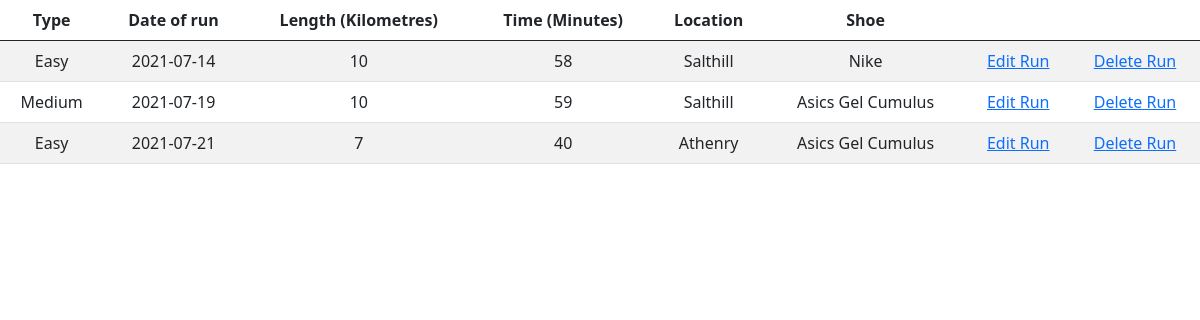
/runs/data, run on the app's committed database.
### Model/Run.py (models this page shows, shortened)
class Run(db.Model):
    __tablename__ = 'runs'
    id = db.Column('run_id', db.Integer, primary_key = True)
    length = db.Column(db.String(50))
    location = db.Column(db.Integer, ForeignKey('runlocation.runlocation_id'))
    time = db.Column(db.String(10))
    shoe = db.Column(db.Integer, ForeignKey('shoes.shoe_id'))
    date = db.Column(db.String(10))
    typeofrun = db.Column(db.Integer, ForeignKey('runtype.runtype_id'))
    related_type_of_run = relationship('Runtype', backref='Run',lazy="joined")
    related_location_of_run = relationship('Runlocation', backref='Run',lazy="joined")
    related_shoe_of_run = relationship('Shoe', backref='Run',lazy="joined")

### Model/Runtype.py (models this page shows, shortened)
class Runtype(db.Model):
    __tablename__ = 'runtype'
    id = db.Column('runtype_id', db.Integer, primary_key = True)
    description = db.Column(db.String(100))

### Model/Runlocation.py (models this page shows, shortened)
class Runlocation(db.Model):
    __tablename__ = 'runlocation'
    id = db.Column('runlocation_id', db.Integer, primary_key = True)
    description = db.Column(db.String(100))

### Model/Shoe.py (models this page shows, shortened)
class Shoe(db.Model):
    __tablename__ = 'shoes'
    id = db.Column('shoe_id', db.Integer, primary_key = True)
    description = db.Column(db.String(100))

### Controllers/RunController.py (the view)
@data_run.route('/runs/data')
def run_data():
    runs = Run.query.all()
    return render_template('run_data.html',data = runs)

### Templates/run_data.html (shortened to what this page needs)
<!DOCTYPE html>
<html>
<head>
    <link href="https://cdn.jsdelivr.net/npm/bootstrap@5.0.2/dist/css/bootstrap.min.css" rel="stylesheet"></head>
<body>
    <table class="table table-striped">
    <thead>
        <tr>
            <th class="text-center">Type</th>
            <th class="text-center">Date of run</th>
            <th class="text-center">Length (Kilometres)</th>
            <th class="text-center">Time (Minutes)</th>
            <th class="text-center">Location </th>
            <th class="text-center">Shoe </th>
            <th class="text-center"></th>
            <th class="text-center"></th>
        </tr>
    </thead>
    <tbody>
            {% for row in data| batch(1) %}
                {% include "run_row.html" %}
            {% endfor %}
    </tbody>
    </table>
</body>
</html>

### Templates/run_row.html
<tr>
    <td class="text-center">{{ row[0].related_type_of_run.description}}</td>
    <td class="text-center">{{ row[0].date }}</td>
    <td class="text-center">{{ row[0].length }}</td>
    <td class="text-center">{{ row[0].time }}</td>
    <td class="text-center">{{ row[0].related_location_of_run.description}}</td>
    <td class="text-center">{{ row[0].related_shoe_of_run.description}}</td>
    <td class="text-center"><a href="{{url_for('update_run.run_update', id = row[0].id )}}">
            Edit Run
        </a></td>
    <td class="text-center"><a href="{{url_for('delete_run.run_delete', id = row[0].id )}}">
            Delete Run
        </a></td>
</tr>

### data on the page
Run: description "Easy", date "2021-07-14", length "10", time "58", description "Salthill", description "Nike"
Run: description "Medium", date "2021-07-19", length "10", time "59", description "Salthill", description "Asics Gel Cumulus"
Run: description "Easy", date "2021-07-21", length "7", time "40", description "Athenry", description "Asics Gel Cumulus"
